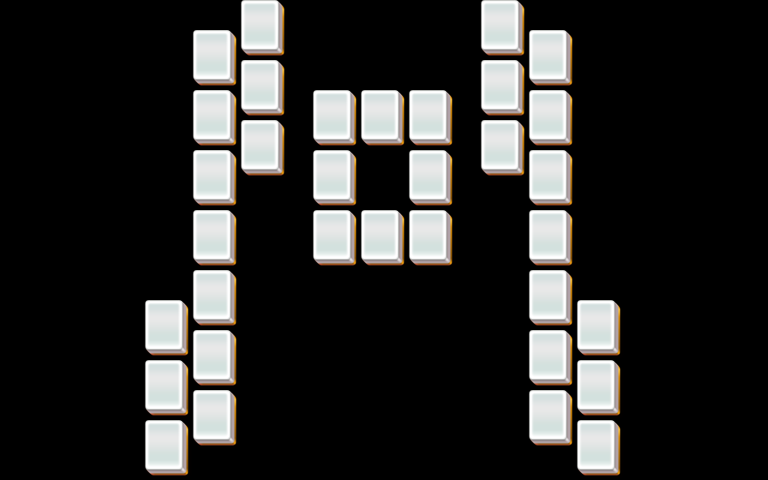

The image is a tile-based game level rendered from a .tmx file. Its description and source (layers, tilesets, objects; grid data summarised) follow:
An orthogonal 32x16 tile map with 24x30 px tiles, 5 tile layers (layer1, layer2, layer3, layer4, ...).

<map version="1.0" orientation="orthogonal" width="32" height="16" tilewidth="24" tileheight="30">
 <properties>
  <property name="species" value="20" />
 </properties>
 <tileset firstgid="1" name="mahjong" tilewidth="48" tileheight="60">
  <image source="mahjong.png" width="48" height="60" />
 </tileset>
 <layer name="layer1" width="32" height="16">
  <data>[512 cells, 34 non-empty, 1 distinct tile ids]</data>
 </layer>
 <layer name="layer2" width="32" height="16">
  <data>[512 cells, 34 non-empty, 1 distinct tile ids]</data>
 </layer>
 <layer name="layer3" width="32" height="16">
  <data>[512 cells, 20 non-empty, 1 distinct tile ids]</data>
 </layer>
 <layer name="layer4" width="32" height="16">
  <data>[512 cells, 6 non-empty, 1 distinct tile ids]</data>
 </layer>
 <layer name="layer5" width="32" height="16">
  <data>[512 cells, 0 non-empty, 0 distinct tile ids]</data>
 </layer>
</map>
